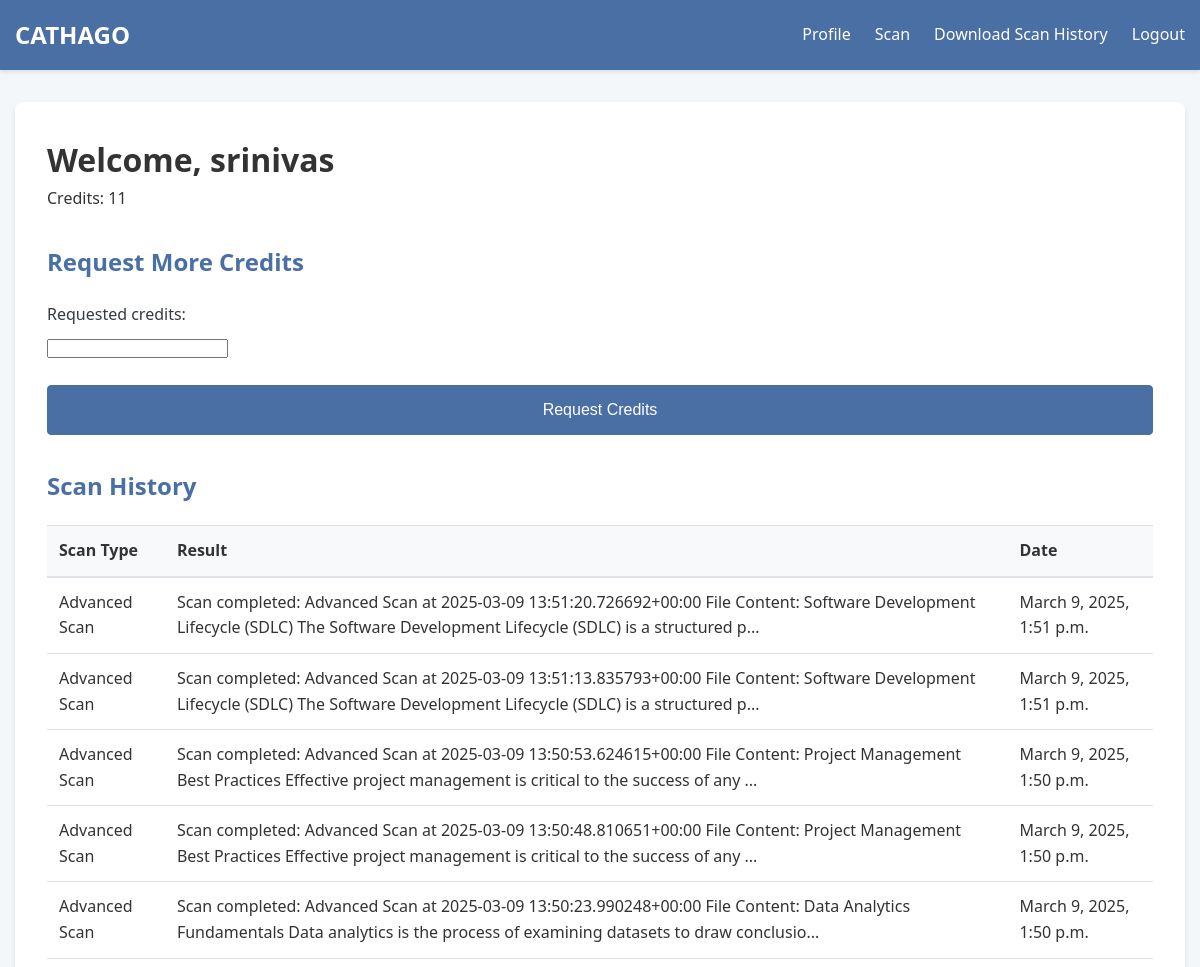
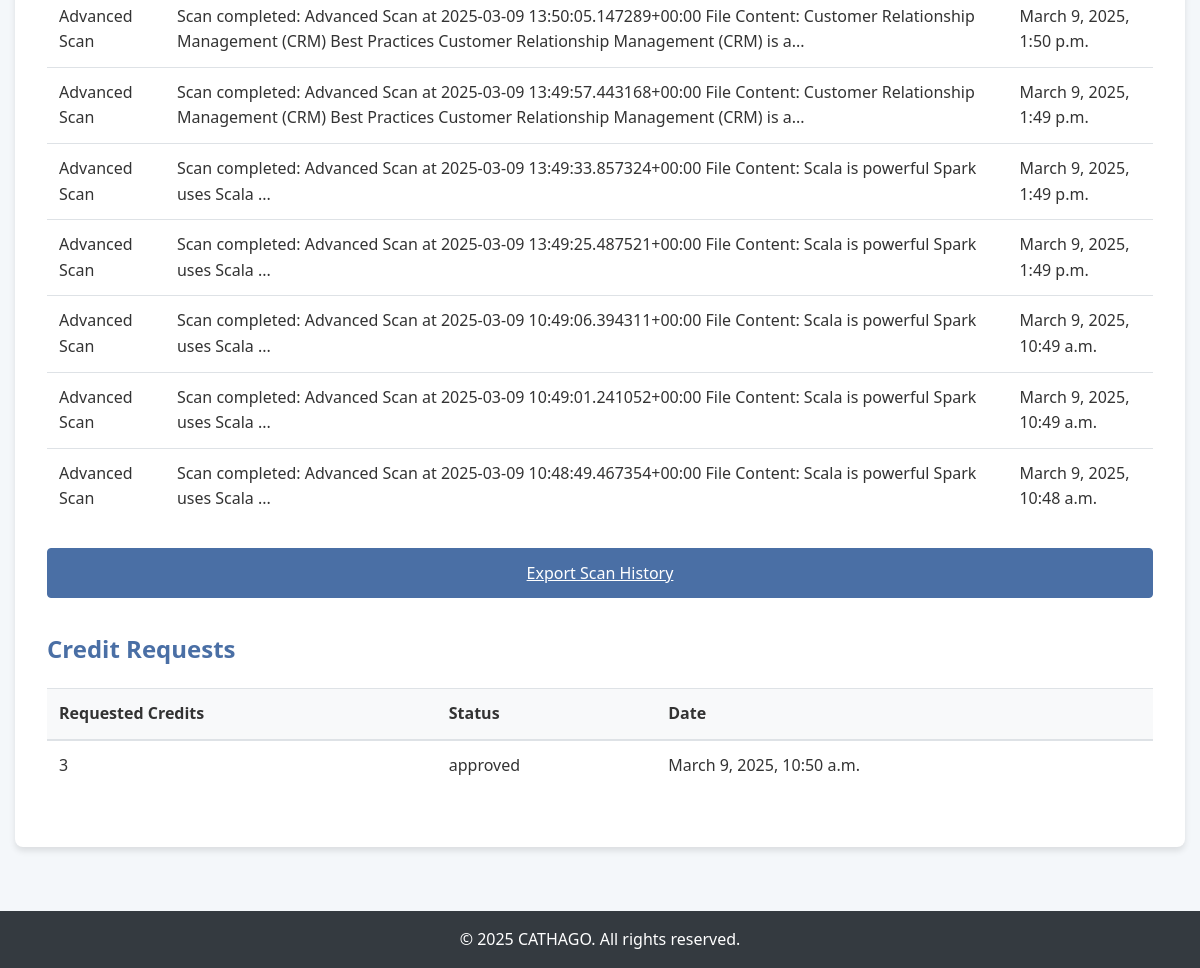
/user/profile/ (signed in), run on the app's committed database (2 pictures, top to bottom).
### core/models.py (models this page shows)
class User(AbstractUser):
    ROLE_CHOICES = (
        ('user', 'User'),
        ('admin', 'Admin'),
    )
    role = models.CharField(max_length=10, choices=ROLE_CHOICES, default='user')
    credits = models.IntegerField(default=20)
    last_reset = models.DateTimeField(default=timezone.now)
    def reset_credits_if_needed(self):
        now = timezone.now()
        today_midnight = timezone.datetime.combine(now.date(), timezone.datetime.min.time())
        today_midnight = timezone.make_aware(today_midnight)
        if self.last_reset < today_midnight:
            difference = 20 - self.credits
            if difference > 0:
                self.credits += difference
            self.last_reset = now
            self.save()
        return self.credits

class Scan(models.Model):
    user = models.ForeignKey(User, on_delete=models.CASCADE, related_name='scans')
    scan_date = models.DateTimeField(auto_now_add=True)
    scan_type = models.CharField(max_length=100)
    result = models.TextField()
    document_content = models.TextField(default='')  # Store the uploaded document's content
    class Meta:
        ordering = ['-scan_date']

class CreditRequest(models.Model):
    STATUS_CHOICES = (
        ('pending', 'Pending'),
        ('approved', 'Approved'),
        ('denied', 'Denied'),
    )
    user = models.ForeignKey(User, on_delete=models.CASCADE, related_name='credit_requests')
    requested_credits = models.IntegerField()
    request_date = models.DateTimeField(auto_now_add=True)
    status = models.CharField(max_length=10, choices=STATUS_CHOICES, default='pending')
    reviewed_by = models.ForeignKey(User, on_delete=models.SET_NULL, null=True, blank=True, related_name='reviewed_requests')
    review_date = models.DateTimeField(null=True, blank=True)
    class Meta:
        ordering = ['-request_date']

### core/views.py (the view)
# urls.py: path('user/profile/', views.user_profile, name='user_profile'),
@login_required
def user_profile(request):
    if request.user.role != 'user':
        return redirect('admin_dashboard')
    request.user.reset_credits_if_needed()
    scans = Scan.objects.filter(user=request.user)
    credit_requests = CreditRequest.objects.filter(user=request.user)
    credit_form = CreditRequestForm(request.POST or None, user=request.user)
    if credit_form.is_valid():
        credit_request = credit_form.save(commit=False)
        credit_request.user = request.user
        credit_request.save()
        messages.success(request, 'Credit request submitted successfully!')
        return redirect('user_profile')
    return render(request, 'core/user/profile.html', {
        'scans': scans,
        'credit_requests': credit_requests,
        'credit_form': credit_form
    })

### core/forms.py (shortened to what this page needs)
class CreditRequestForm(forms.ModelForm):
    class Meta:
        model = CreditRequest
        fields = ['requested_credits']
    def __init__(self, *args, **kwargs):
        self.user = kwargs.pop('user', None)
        super().__init__(*args, **kwargs)

### core/templates/core/user/profile.html (shortened to what this page needs)
{% extends 'core/base.html' %}
{% block content %}
<div class="dashboard-container">
    <div class="dashboard-header">
        <h1>Welcome, {{ user.username }}</h1>
        <p>Credits: {{ user.credits }}</p>
    </div>
    <div class="dashboard-section">
        <h2>Request More Credits</h2>
        {% if user.credits >= 20 %}
            <p class="alert alert-info">You cannot request credits because your current credits are already at the maximum limit of 20.</p>
        {% else %}
            <form method="post">
                <div class="form-group">
                    {{ credit_form.requested_credits.label_tag }}
                    {{ credit_form.requested_credits }}
                </div>
                <div class="form-buttons">
                    <button type="submit" class="btn btn-primary">Request Credits</button>
                </div>
            </form>
        {% endif %}
    </div>
    <div class="dashboard-section">
        <h2>Scan History</h2>
        <div class="table-responsive">
            <table>
                <thead>
                    <tr>
                        <th>Scan Type</th>
                        <th>Result</th>
                        <th>Date</th>
                    </tr>
                </thead>
                <tbody>
                    {% for scan in scans %}
                    <tr>
                        <td>{{ scan.scan_type }}</td>
                        <td>{{ scan.result }}</td>
                        <td>{{ scan.scan_date }}</td>
                    </tr>
                    {% endfor %}
                </tbody>
            </table>
            <a href="{% url 'export_scan_history' %}" class="btn btn-primary">Export Scan History</a>
        </div>
    </div>
    <div class="dashboard-section">
        <h2>Credit Requests</h2>
        <div class="table-responsive">
            <table>
                <thead>
                    <tr>
                        <th>Requested Credits</th>
                        <th>Status</th>
                        <th>Date</th>
                    </tr>
                </thead>
                <tbody>
                    {% for request in credit_requests %}
                    <tr>
                        <td>{{ request.requested_credits }}</td>
                        <td>{{ request.status }}</td>
                        <td>{{ request.request_date }}</td>
                    </tr>
                    {% endfor %}
                </tbody>
            </table>
        </div>
    </div>
</div>
{% endblock %}

### core/templates/core/base.html (shortened to what this page needs)
<!DOCTYPE html>
<html lang="en">
<head>
</head>
<body>
    <header>
        <div class="container header-container">
            <div class="logo">
                <h1>CATHAGO</h1>
            </div>
            <nav>
                <ul>
                    {% if user.is_authenticated %}
                        {% if user.role == 'admin' %}
                            <li><a href="{% url 'admin_dashboard' %}">Dashboard</a></li>
                        {% else %}
                            <li><a href="{% url 'user_profile' %}">Profile</a></li>
                            <li><a href="{% url 'perform_scan' %}">Scan</a></li>
                            <li><a href="{% url 'export_scan_history' %}">Download Scan History</a></li>
                        {% endif %}
                        <li><a href="{% url 'logout' %}">Logout</a></li>
                    {% else %}
                        <li><a href="{% url 'login' %}">Login</a></li>
                        <li><a href="{% url 'register' %}">Register</a></li>
                    {% endif %}
                </ul>
            </nav>
        </div>
    </header>
    <main>
        <div class="container">
            {% block content %}{% endblock %}
        </div>
    </main>
    <footer>
        <div class="container">
            <p>&copy; 2025 CATHAGO. All rights reserved.</p>
        </div>
    </footer>
</body>
</html>

### core/templates/core/base.html (style rules this page uses)
:root { --primary-color: #4a6fa5; --secondary-color: #6c757d; --success-color: #28a745; --danger-color: #dc3545; --warning-color: #ffc107; --info-color: #17a2b8; --light-color: #f8f9fa; --dark-color: #343a40; }
* { margin: 0; padding: 0; box-sizing: border-box; }
body { font-family: 'Segoe UI', Tahoma, Geneva, Verdana, sans-serif; line-height: 1.6; color: #333; background-color: #f4f7fa; }
.container { width: 100%; max-width: 1200px; margin: 0 auto; padding: 0 15px; }
header { background-color: var(--primary-color); color: white; padding: 1rem 0; box-shadow: 0 2px 4px rgba(0, 0, 0, 0.1); }
.header-container { display: flex; justify-content: space-between; align-items: center; }
.logo h1 { font-size: 1.5rem; }
nav ul { display: flex; list-style: none; }
nav ul li { margin-left: 1.5rem; }
nav ul li a { color: white; text-decoration: none; font-weight: 500; transition: opacity 0.3s; }
main { padding: 2rem 0; }
footer { background-color: var(--dark-color); color: white; text-align: center; padding: 1rem 0; margin-top: 2rem; }
.form-group { margin-bottom: 1.5rem; }
.form-group label { display: block; margin-bottom: 0.5rem; font-weight: 500; color: var(--dark-color); }
.form-buttons { margin-top: 1.5rem; }
.btn { display: inline-block; font-weight: 500; text-align: center; white-space: nowrap; vertical-align: middle; user-select: none; border: 1px solid transparent; padding: 0.75rem 1.5rem; font-size: 1rem; line-height: 1.5; border-radius: 4px; transition: color 0.15s ease-in-out, background-color 0.15s ease-in-out, border-color 0.15s ease-in-out; cursor: pointer; }
.btn-primary { color: white; background-color: var(--primary-color); border-color: var(--primary-color); width: 100%; }
.dashboard-container { background-color: white; padding: 2rem; border-radius: 8px; box-shadow: 0 4px 6px rgba(0, 0, 0, 0.1); }
.dashboard-header { margin-bottom: 2rem; }
.dashboard-section { margin-top: 2rem; }
.dashboard-section h2 { margin-bottom: 1.25rem; color: var(--primary-color); font-size: 1.5rem; }
.table-responsive { overflow-x: auto; }
table { width: 100%; border-collapse: collapse; margin-bottom: 1.5rem; }
table th, table td { padding: 0.75rem; vertical-align: top; border-top: 1px solid #dee2e6; text-align: left; }
table thead th { vertical-align: bottom; border-bottom: 2px solid #dee2e6; background-color: #f8f9fa; }

### data on the page
User: username "srinivas", credits "11"
Scan: scan_type "Advanced Scan", result "Scan completed: Advanced Scan at 2025-03-09 13:51:20.726692+00:00 File Content: Software Development Lifecycle (SDLC) The Software Development Lifecycle (SDLC) is a structured p...", scan_date "March 9, 2025, 1:51 p.m."
Scan: scan_type "Advanced Scan", result "Scan completed: Advanced Scan at 2025-03-09 13:51:13.835793+00:00 File Content: Software Development Lifecycle (SDLC) The Software Development Lifecycle (SDLC) is a structured p...", scan_date "March 9, 2025, 1:51 p.m."
Scan: scan_type "Advanced Scan", result "Scan completed: Advanced Scan at 2025-03-09 13:50:53.624615+00:00 File Content: Project Management Best Practices Effective project management is critical to the success of any ...", scan_date "March 9, 2025, 1:50 p.m."
Scan: scan_type "Advanced Scan", result "Scan completed: Advanced Scan at 2025-03-09 13:50:48.810651+00:00 File Content: Project Management Best Practices Effective project management is critical to the success of any ...", scan_date "March 9, 2025, 1:50 p.m."
Scan: scan_type "Advanced Scan", result "Scan completed: Advanced Scan at 2025-03-09 13:50:23.990248+00:00 File Content: Data Analytics Fundamentals Data analytics is the process of examining datasets to draw conclusio...", scan_date "March 9, 2025, 1:50 p.m."
Scan: scan_type "Advanced Scan", result "Scan completed: Advanced Scan at 2025-03-09 13:50:05.147289+00:00 File Content: Customer Relationship Management (CRM) Best Practices Customer Relationship Management (CRM) is a...", scan_date "March 9, 2025, 1:50 p.m."
Scan: scan_type "Advanced Scan", result "Scan completed: Advanced Scan at 2025-03-09 13:49:57.443168+00:00 File Content: Customer Relationship Management (CRM) Best Practices Customer Relationship Management (CRM) is a...", scan_date "March 9, 2025, 1:49 p.m."
Scan: scan_type "Advanced Scan", result "Scan completed: Advanced Scan at 2025-03-09 13:49:33.857324+00:00 File Content: Scala is powerful Spark uses Scala ...", scan_date "March 9, 2025, 1:49 p.m."
Scan: scan_type "Advanced Scan", result "Scan completed: Advanced Scan at 2025-03-09 13:49:25.487521+00:00 File Content: Scala is powerful Spark uses Scala ...", scan_date "March 9, 2025, 1:49 p.m."
Scan: scan_type "Advanced Scan", result "Scan completed: Advanced Scan at 2025-03-09 10:49:06.394311+00:00 File Content: Scala is powerful Spark uses Scala ...", scan_date "March 9, 2025, 10:49 a.m."
Scan: scan_type "Advanced Scan", result "Scan completed: Advanced Scan at 2025-03-09 10:49:01.241052+00:00 File Content: Scala is powerful Spark uses Scala ...", scan_date "March 9, 2025, 10:49 a.m."
Scan: scan_type "Advanced Scan", result "Scan completed: Advanced Scan at 2025-03-09 10:48:49.467354+00:00 File Content: Scala is powerful Spark uses Scala ...", scan_date "March 9, 2025, 10:48 a.m."
CreditRequest: requested_credits "3", status "approved", request_date "March 9, 2025, 10:50 a.m."

### other printed values
{{ credit_form.requested_credits.label_tag }} "Requested credits:"
